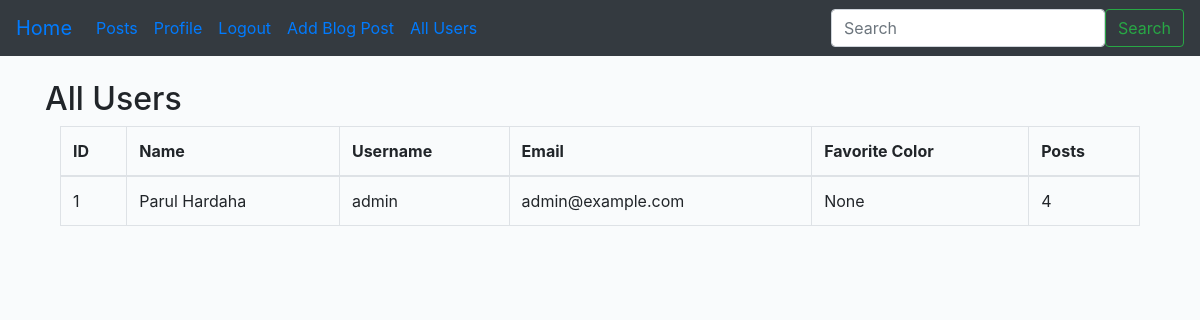
The app's page /users (signed in) with its own data.
### app.py (models this page shows, shortened)
class Users(db.Model,UserMixin):
  id= db.Column(db.Integer,primary_key=True)
  username=db.Column(db.String(20),nullable=False,unique=True)
  name=db.Column(db.String(100),nullable=False)
  email=db.Column(db.String(100),nullable=False,unique=True)
  favorite_Colour=db.Column(db.String(100))
  date_added=db.Column(db.DateTime,default=datetime.utcnow)
  password_hash=db.Column(db.String(120))
  posts = db.relationship('Posts', foreign_keys=[Posts.poster_id], backref='poster', lazy=True)
  @property
  def password(self):
    raise AttributeError('Password is not Readable!')

### app.py (the view)
@app.route('/users')
def all_users():
    users = Users.query.all()  # Fetch all users from the database
    return render_template('all_users.html', users=users)

### app.py
class SearchForm(FlaskForm):
  searched=StringField("searched",validators=[DataRequired()])
  submit=SubmitField("Submit")

### app.py (called while the page is built)
@login_manager.user_loader
def load_user(user_id):
  return Users.query.get(int(user_id))

@app.context_processor
def base():
  form=SearchForm()
  return dict(form=form)

### templates/all_users.html
{% extends 'base.html' %}
{% block content %}
  <h2>All Users</h2>
  <div class="container">
    <table class="table table-hover table-bordered">
      <thead>
        <tr>
          <th>ID</th>
          <th>Name</th>
          <th>Username</th>
          <th>Email</th>
          <th>Favorite Color</th>
          <th>Posts</th>
        </tr>
      </thead>
      <tbody>
        {% for user in users %}
          <tr>
            <td>{{ user.id }}</td>
            <td>{{ user.name }}</td>
            <td>{{ user.username }}</td>
            <td>{{ user.email }}</td>
            <td>{{ user.favorite_Colour }}</td>
            <td>{{ user.posts|length }}</td>
          </tr>
        {% else %}
          <tr>
            <td colspan="5">No users found.</td>
          </tr>
        {% endfor %}
      </tbody>
    </table>
  </div>
{% endblock %}

### static/css/style.css (style rules this page uses)
body { background: #f9fbfcd6; }

### records on screen
Users: id "1", name "Parul Hardaha", username "admin", email "admin@example.com", favorite_Colour "None", posts|length "4"
